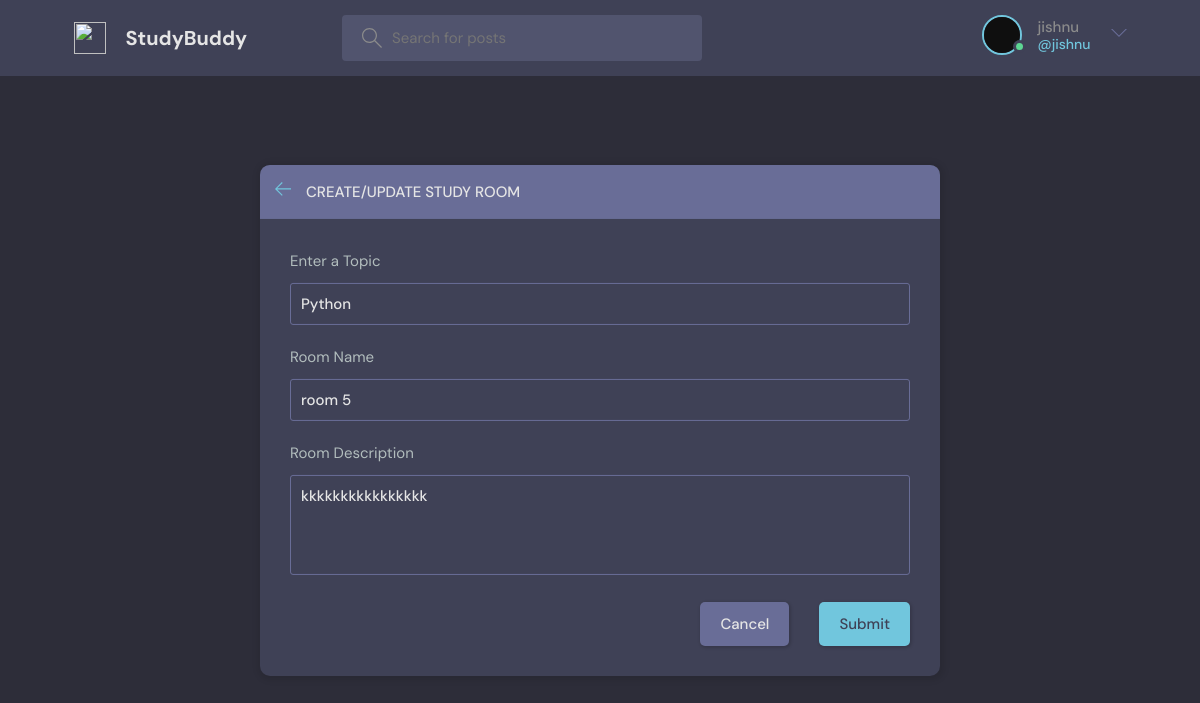
The page /update-room/4/ (signed in) on the database its author committed.
### chat/models.py (models this page shows, shortened)
class UserProfile(models.Model):
    user = models.OneToOneField(User, on_delete=models.CASCADE)
    bio = models.TextField(blank=True)
    profile_picture = models.ImageField(null=True, default="images/avatar.svg")

class Room(models.Model):
    host = models.ForeignKey(User, on_delete=models.SET_NULL, null=True)
    topic = models.ForeignKey(Topic, on_delete=models.SET_NULL, null=True)
    name = models.CharField(max_length=200)
    description = models.TextField(null=True, blank=True)
    participants = models.ManyToManyField(
        User, related_name='participants', blank=True)
    updated = models.DateTimeField(auto_now=True)
    created = models.DateTimeField(auto_now_add=True)
    class Meta:
        ordering = ['-updated', '-created']

class Topic(models.Model):
    name = models.CharField(max_length=200)

### chat/views.py (the view, shortened to what this page needs)
# urls.py: path('update-room/<str:pk>/', views.updateRoom, name="update-room"),
@login_required(login_url='login')
def updateRoom(request, pk):
    room = Room.objects.get(id=pk)
    form = RoomForm(instance=room)
    topics = Topic.objects.all()
    if request.user != room.host:
        return HttpResponse('Your are not allowed here!!')
    context = {'form': form, 'topics': topics, 'room': room}
    return render(request, 'base/room_form.html', context)

### chat/forms.py
class RoomForm(ModelForm):
    class Meta:
        model = Room
        fields = '__all__'
        exclude = ['host', 'participants']

### chat/templates/base/room_form.html (shortened to what this page needs)
{% extends 'main.html' %}
{% block content %}
<main class="create-room layout">
  <div class="container">
    <div class="layout__box">
      <div class="layout__boxHeader">
        <div class="layout__boxTitle">
          <a href="{{request.META.HTTP_REFERER}}">
            <svg version="1.1" xmlns="http://www.w3.org/2000/svg" width="32" height="32" viewBox="0 0 32 32">
              <title>arrow-left</title>
              <path
                d="M13.723 2.286l-13.723 13.714 13.719 13.714 1.616-1.611-10.96-10.96h27.625v-2.286h-27.625l10.965-10.965-1.616-1.607z">
              </path>
            </svg>
          </a>
          <h3>Create/Update Study Room</h3>
        </div>
      </div>
      <div class="layout__body">
        <form class="form" action="" method="POST">
          <div class="form__group">
            <label for="room_topic">Enter a Topic</label>
            <input required type="text" value="{{room.topic.name}}" name="topic" list="topic-list" />
          </div>
          <div class="form__group">
            <label for="room_name">Room Name</label>
            {{form.name}}
          </div>
          <div class="form__group">
            <label for="room_description">Room Description</label>
            {{form.description}}
          </div>
          <div class="form__action">
            <a class="btn btn--dark" href="{{request.META.HTTP_REFERER}}">Cancel</a>
            <button class="btn btn--main" type="submit">Submit</button>
          </div>
        </form>
      </div>
    </div>
  </div>
</main>
{% endblock content %}

### templates/navbar.html (shortened to what this page needs)
{% load static %}
<header class="header header--loggedIn">
    <div class="container">
        <a href="{% url 'home' %}" class="header__logo">
            <img src="{% static 'images/logo.svg' %}" />
            <h1>StudyBuddy</h1>
        </a>
        <form class="header__search" method="GET" action="{% url 'home' %}">
            <label>
                <input name="q" placeholder="Search for posts" />
            </label>
        </form>
        <nav class="header__menu">
            {% if request.user.is_authenticated %}
            <div class="header__user">
                <a href="{% url 'update-user' request.user.id %}">
                    <div class="avatar avatar--medium active">
                        <img src="{{ user.userprofile.profile_picture.url }}" alt="Profile Picture">
                    </div>
                    <p>{{request.user.username}} <span>@{{request.user.username}}</span></p>
                </a>
                <button class="dropdown-button">
                    <svg version="1.1" xmlns="http://www.w3.org/2000/svg" width="32" height="32" viewBox="0 0 32 32">
                        <title>chevron-down</title>
                        <path d="M16 21l-13-13h-3l16 16 16-16h-3l-13 13z"></path>
                    </svg>
                </button>
            </div>
            {% else %}
            <a href="{% url 'login' %}">
                <img src="{% static 'images/avatar.svg' %}" />
                <p>Login</p>
            </a>
            {% endif %}
        </nav>
    </div>
</header>

### rows shown on the page
Room: topic "Python", name "room 5", description "kkkkkkkkkkkkkkkk"

### other values the page prints
{{ request.user.username }} "jishnu"
